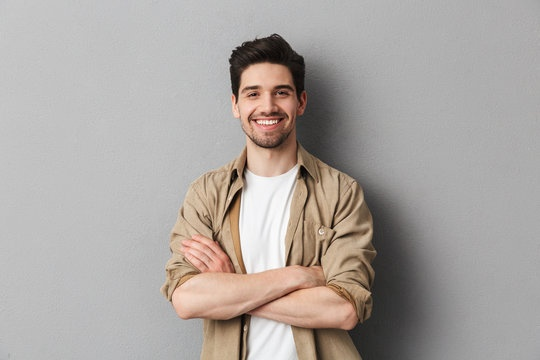
#> input picture image/men.jpg, 540 x 360 px
$ jupyter execute --allow-errors index17.ipynb
#> lines starting #> are read from the running program, lines starting #| are printed output that depends on the picture; after the words box and inside, x2 and y2 are one past the last pixel; in counts of white or black regions, pixels touching at a corner belong together
[cell 1]
import cv2

[cell 2]
img  = cv2.imread("image/men.jpg")
#> img is the input picture: shape (360, 540, 3); mean B, G, R 161.4, 165.7, 172
crop = img[50:150,230:313]
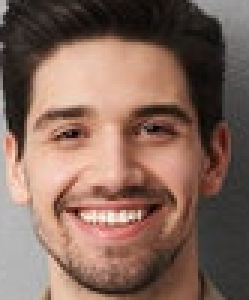
#> crop: shape (100, 83, 3) (shown 3 times larger); mean B, G, R 91.2, 103.5, 131.9
img[50:150,396:479]=crop
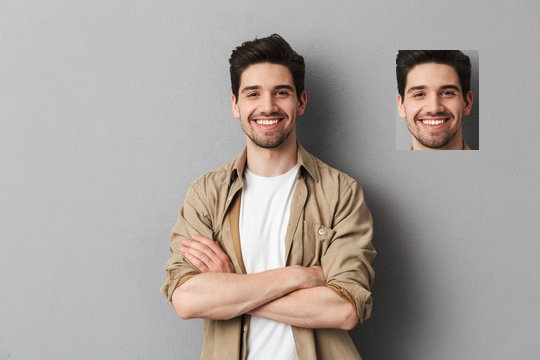
#> img: shape (360, 540, 3); 4.27% of pixels changed, all inside (x1, y1, x2, y2) = (396, 50, 479, 150)
#> (the rest of this cell did not finish here and is left out)
